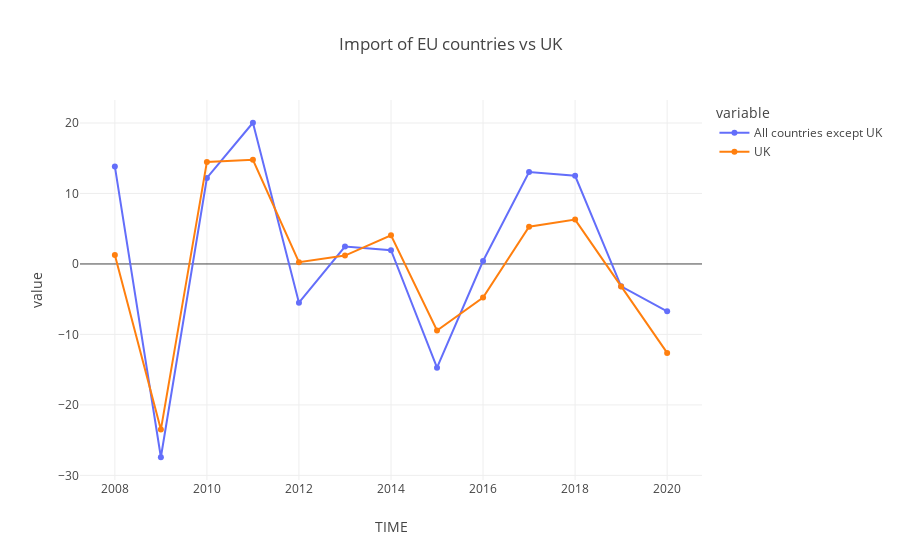

The code cell stored with this chart in its notebook:
### Code cell
#dataframe: import all countries vs UK in percentage change, previous period

df_im_eu_gbr = df_im_percent_eu[(df_im_percent_eu.LOCATION == 'GBR')]       # only data of UK
df_im_eu_other = df_im_percent_eu[(df_im_percent_eu.LOCATION != 'GBR')]     # data of other countries except UK

#take the yearly average value of all other countries except UK
df_im_eu_avg = df_im_eu_other.groupby('TIME').mean()
df_im_eu_avg = df_im_eu_avg.rename(columns={'Value': 'All countries except UK'})

#plotting
fig_im_base_eu = px.line(df_im_eu_avg['All countries except UK'], title='Import of EU countries vs UK', markers=True)
fig_im_base_eu.add_scatter(x=df_im_eu_gbr['TIME'], y=df_im_eu_gbr['Value'], mode='lines+markers', name='UK')
fig_im_base_eu.update_layout(template=None, autosize=False)

fig_im_base_eu.show()

### Figure 1 — Plotly figure (JSON) as saved in the notebook; plotly's stock layout.template omitted (floating-point values rounded to 4 significant figures)
{"data": [{"hovertemplate": "variable=All countries except UK<br>TIME=%{x}<br>value=%{y}<extra></extra>", "legendgroup": "All countries except UK", "line": {"color": "#636efa", "dash": "solid"}, "marker": {"symbol": "circle"}, "mode": "lines+markers", "name": "All countries except UK", "orientation": "v", "showlegend": true, "type": "scatter", "x": [2008, 2009, 2010, 2011, 2012, 2013, 2014, 2015, 2016, 2017, 2018, 2019, 2020], "xaxis": "x", "y": [13.85, -27.43, 12.2, 20.04, -5.494, 2.474, 1.949, -14.71, 0.4159, 13.06, 12.52, -3.171, -6.728], "yaxis": "y"}, {"mode": "lines+markers", "name": "UK", "type": "scatter", "x": [2008, 2009, 2010, 2011, 2012, 2013, 2014, 2015, 2016, 2017, 2018, 2019, 2020], "y": [1.268, -23.51, 14.48, 14.79, 0.2599, 1.19, 4.068, -9.437, -4.766, 5.286, 6.294, -3.208, -12.62]}], "layout": {"autosize": false, "legend": {"title": {"text": "variable"}, "tracegroupgap": 0}, "title": {"text": "Import of EU countries vs UK"}, "xaxis": {"anchor": "y", "domain": [0, 1], "title": {"text": "TIME"}}, "yaxis": {"anchor": "x", "domain": [0, 1], "title": {"text": "value"}}}}
